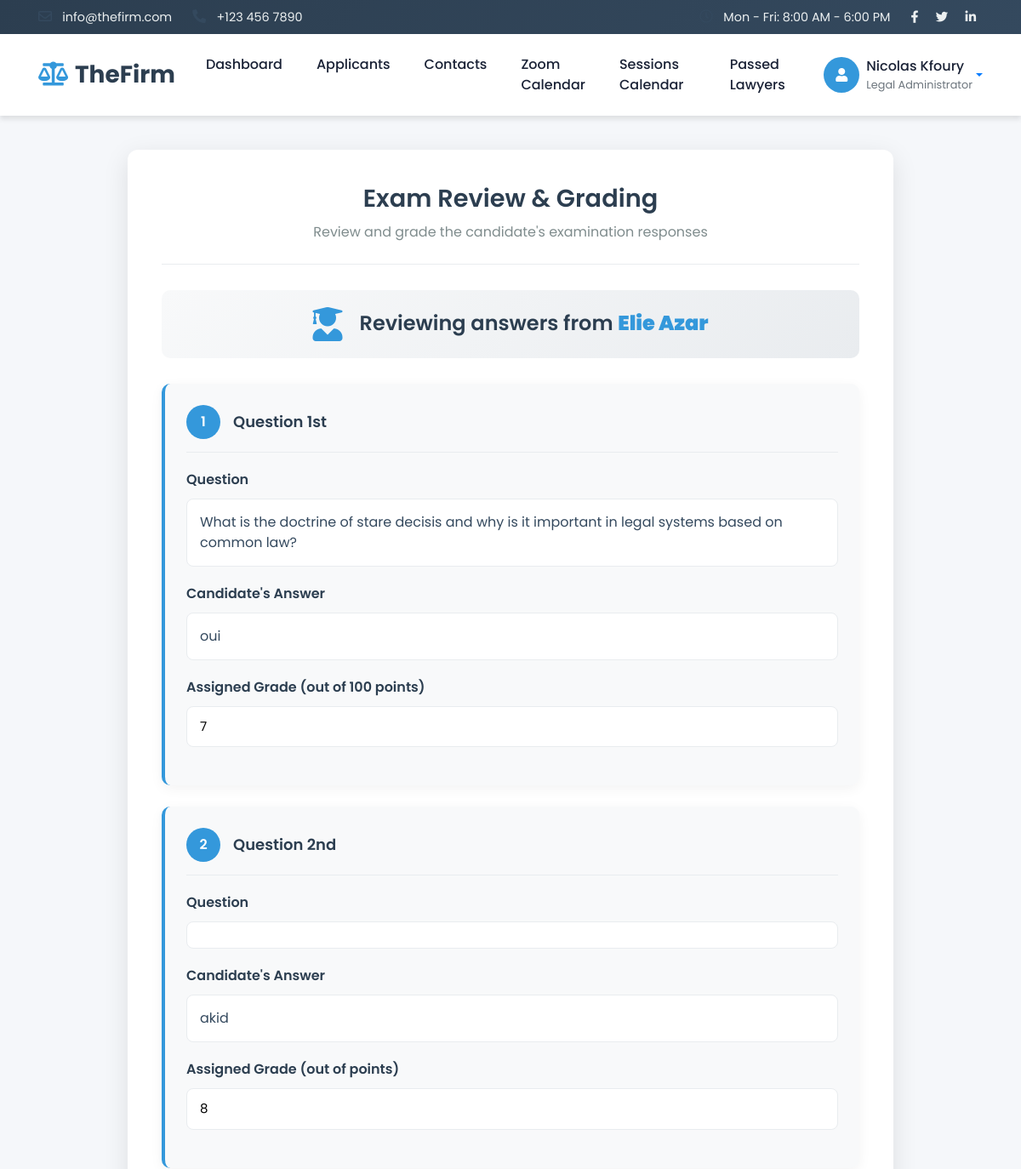
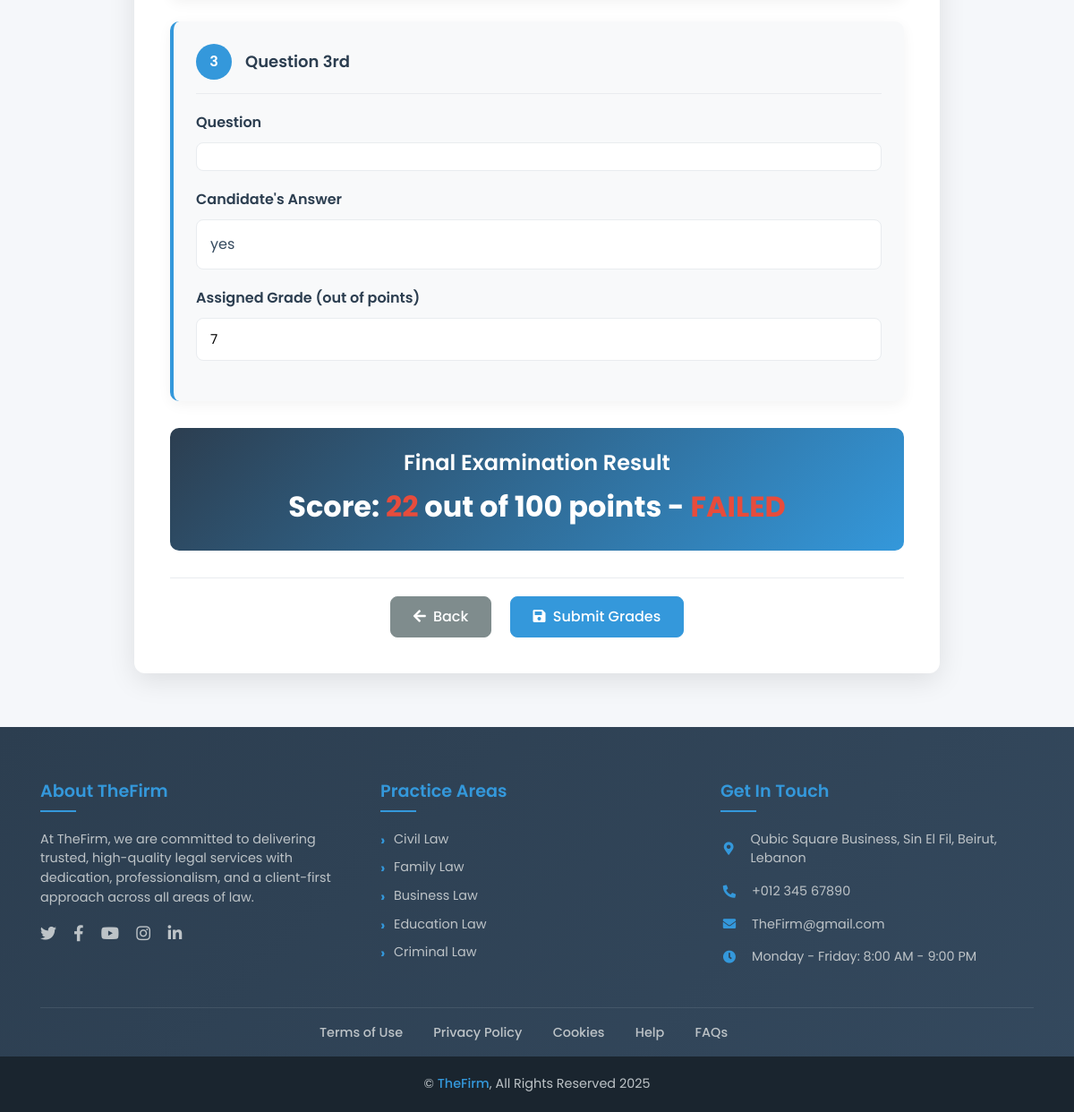
The app's page /admin/quizanswers.php?id=7 (signed in) with its own data (2 pictures, top to bottom).
### tables this page shows
CREATE TABLE `user` (
  `id` int(50) NOT NULL,
  `fname` varchar(255) NOT NULL,
  `lname` varchar(255) NOT NULL,
  `email` varchar(255) NOT NULL,
  `password` varchar(255) NOT NULL,
  `address` varchar(255) NOT NULL,
  `phonenum` int(9) NOT NULL,
  `image` varchar(255) NOT NULL,
  `role` int(1) NOT NULL,
  `status` enum('Unverified','Unrestricted','Restricted','') NOT NULL DEFAULT 'Unverified'
);

CREATE TABLE `answers` (
  `id` int(50) NOT NULL,
  `answer` varchar(255) NOT NULL,
  `grade` int(50) NOT NULL,
  `questid` int(50) NOT NULL,
  `userid` int(50) NOT NULL
);

CREATE TABLE `question` (
  `id` int(50) NOT NULL,
  `given` varchar(255) NOT NULL,
  `grade` int(50) NOT NULL,
  `quizid` int(50) NOT NULL
);

### admin/quizanswers.php (the view, shortened to what this page needs)
<!DOCTYPE html>
<html lang="en">
<head>
    <link href="https://stackpath.bootstrapcdn.com/bootstrap/4.4.1/css/bootstrap.min.css" rel="stylesheet">
    <link href="https://cdnjs.cloudflare.com/ajax/libs/font-awesome/5.15.3/css/all.min.css" rel="stylesheet">
    <link href="lib/animate/animate.min.css" rel="stylesheet">
    <link href="lib/owlcarousel/assets/owl.carousel.min.css" rel="stylesheet">
    <link href="../css/admincss.css" rel="stylesheet">
</head>
<body>
    <?php include 'header.php'; ?>
    <?php
    $userid = $_GET['id'];
    $sql4 = "SELECT * FROM `user` WHERE id='$userid'";
    $res4 = $conn->query($sql4);
    $row4 = $res4->fetch_assoc();
    $fname = $row4['fname'];
    $lname = $row4['lname'];
    $sql2 = "SELECT * FROM `quiz` ORDER BY id DESC LIMIT 1";
    $res2 = $conn->query($sql2);
    $row2 = $res2->fetch_assoc();
    $quizid = $row2['id'];
    $status = $row2['status'];
    if ($status == 'Pending') {
    ?>
        <div class="container py-5">
            <div class="empty-state">
                <i class="fas fa-hourglass-half"></i>
                <h2>Exam Not Yet Available for Review</h2>
                <p>This examination is still in progress. You'll be able to review and grade the responses once the exam period concludes.</p>
                <a href="accepted.php" class="btn btn-primary">
                    <i class="fas fa-arrow-left mr-2"></i> Return to Applicants
                </a>
            </div>
        </div>
    <?php
        exit;
    } else {
        $sql = "SELECT * FROM `question` WHERE quizid='$quizid'";
        $res = $conn->query($sql);
        $sql3 = "SELECT * FROM `answers` WHERE userid='$userid'";
        $res3 = $conn->query($sql3);
    ?>
        <div class="container">
            <div class="exam-container">
                <div class="exam-header">
                    <h1>Exam Review & Grading</h1>
                    <p>Review and grade the candidate's examination responses</p>
                </div>
                <div class="candidate-info">
                    <i class="fas fa-user-graduate"></i>
                    <h2>Reviewing answers from <strong><?= htmlspecialchars($fname . " " . $lname); ?></strong></h2>
                </div>
                <?php
                if ($res3->num_rows > 0) {
                ?>
                    <form action="grade.php" method="post">
                        <?php
                        $counter = 1;
                        while ($row3 = $res3->fetch_assoc()) {
                            $answers = $row3['answer'];
                            $grades = $row3['grade'];
                            $row = $res->fetch_assoc();
                            $question = $row['given'];
                            $grade = $row['grade'];
                            $questid = $row['id'];
                            if ($grades == 0) {
                        ?>
                                <div class="question-card">
                                    <div class="question-header">
                                        <div class="question-number"><?= $counter ?></div>
                                        <h3 class="question-title">Question <?= $counter . getOrdinalSuffix($counter) ?></h3>
                                    </div>
                                    <div class="question-section">
                                        <label class="question-label">Question</label>
                                        <div class="question-content">
                                            <?= nl2br(htmlspecialchars($question)); ?>
                                        </div>
                                        <input type="hidden" name="userid" value="<?= $userid; ?>">
                                        <input type="hidden" name="questid[]" value="<?= $questid; ?>">
                                    </div>
                                    <div class="question-section">
                                        <label class="question-label">Candidate's Answer</label>
                                        <div class="question-content">
                                            <?= nl2br(htmlspecialchars($answers)); ?>
                                        </div>
                                        <textarea name="answer[]" class="d-none"><?= htmlspecialchars($answers); ?></textarea>
                                        <textarea name="question[]" class="d-none"><?= htmlspecialchars($question); ?></textarea>
                                    </div>
                                    <div class="question-section">
                                        <label class="question-label">Assign Grade (out of <?= $grade; ?> points)</label>
                                        <div class="grade-input">
                                            <input type="number" name="grade[]" min="0" max="<?= $grade; ?>" placeholder="Enter grade..." required>
                                        </div>
                                    </div>
                                </div>
                            <?php
                            } else {
                            ?>
                                <div class="question-card">
                                    <div class="question-header">
                                        <div class="question-number"><?= $counter ?></div>
                                        <h3 class="question-title">Question <?= $counter . getOrdinalSuffix($counter) ?></h3>
                                    </div>
                                    <div class="question-section">
                                        <label class="question-label">Question</label>
                                        <div class="question-content">
                                            <?= nl2br(htmlspecialchars($question)); ?>
                                        </div>
                                    </div>
                                    <div class="question-section">
                                        <label class="question-label">Candidate's Answer</label>
                                        <div class="question-content">
                                            <?= nl2br(htmlspecialchars($answers)); ?>
                                        </div>
                                    </div>
                                    <div class="question-section">
                                        <label class="question-label">Assigned Grade (out of <?= $grade; ?> points)</label>
                                        <div class="grade-input">
                                            <input type="number" name="grade[]" min="0" max="<?= $grade; ?>" value="<?= htmlspecialchars($grades); ?>" required>
                                        </div>
                                    </div>
                                </div>
                            <?php
                            }
                            $counter++;
                        }
                        $sql6 = "SELECT SUM(grade) as sum FROM `answers` WHERE userid='$userid'";
                        $res6 = $conn->query($sql6);
                        if ($res6->num_rows > 0) {
                            $row6 = $res6->fetch_assoc();
                            $sum = $row6['sum'];
                            $sql7 = "SELECT grade FROM `question` WHERE quizid='$quizid'";
                            $res7 = $conn->query($sql7);
                            $totalPossible = 0;
                            while ($row7 = $res7->fetch_assoc()) {
                                $totalPossible += $row7['grade'];
                            }
                            $half = $totalPossible / 2;
                            $resultText = ($sum > $half) ? "PASSED" : "FAILED";
                            $resultClass = ($sum > $half) ? "passed" : "failed";
                            ?>
                            <div class="result-summary">
                                <h2>Final Examination Result</h2>
                                <p class="grade">Score: <span class="<?= $resultClass ?>"><?= $sum ?></span> out of <?= $totalPossible ?> points - <span class="<?= $resultClass ?>"><?= $resultText ?></span></p>
                            </div>
                        <?php
                        }
                        ?>
                        <div class="grade-actions">
                            <a href="accepted.php" class="btn btn-secondary mr-3">
                                <i class="fas fa-arrow-left mr-1"></i> Back
                            </a>
                            <button type="submit" class="btn btn-primary">
                                <i class="fas fa-save mr-1"></i> Submit Grades
                            </button>
                        </div>
                    </form>
                <?php
                }
                ?>
            </div>
        </div>
    <?php
    }
    ?>
    <?php include 'footer.php'; ?>
    <?php
    function getOrdinalSuffix($number)
    {
        if (!in_array(($number % 100), [11, 12, 13])) {
            switch ($number % 10) {
                case 1:
                    return "st";
                case 2:
                    return "nd";
                case 3:
                    return "rd";
            }
        }
        return "th";
    }
    ?>
</body>
</html>

### css/admincss.css (style rules this page uses)
:root { --primary: #2c3e50; --secondary: #3498db; --accent: #e74c3c; --light: #ecf0f1; --dark: #2c3e50; --success: #27ae60; --warning: #f39c12; --danger: #c0392b; --text: #34495e; --text-light: #7f8c8d; --text-primary: #34495e; --text-secondary: #7f8c8d; --shadow: 0 4px 6px rgba(0, 0, 0, 0.1); --transition: all 0.3s ease; }
body { font-family: 'Poppins', sans-serif; background-color: #f5f7fa; color: var(--text-primary); }
.form-control, .btn { border-radius: 8px; }
.btn-primary { background: #3498db; border-color: #3498db; font-weight: 500; padding: 10px 20px; transition: var(--transition); }
.btn { font-weight: 500; padding: 8px 18px; border-radius: 6px; transition: var(--transition); }

### admin/quizanswers.php (style rules this page uses)
.exam-container { background: white; border-radius: 12px; box-shadow: 0 8px 30px rgba(0, 0, 0, 0.1); padding: 40px; margin: 40px auto; max-width: 900px; }
.exam-header { text-align: center; margin-bottom: 30px; padding-bottom: 25px; border-bottom: 1px solid #e9ecef; }
.exam-header h1 { color: #2c3e50; font-size: 1.8rem; font-weight: 600; margin-bottom: 10px; }
.exam-header p { color: #7f8c8d; margin-bottom: 0; }
.candidate-info { background: linear-gradient(135deg, #f8f9fa 0%, #e9ecef 100%); border-radius: 10px; padding: 20px; margin-bottom: 30px; display: flex; align-items: center; justify-content: center; }
.candidate-info i { font-size: 2.5rem; color: #3498db; margin-right: 20px; }
.candidate-info h2 { font-size: 1.5rem; color: #2c3e50; margin-bottom: 0; font-weight: 600; }
.candidate-info strong { color: #3498db; }
.question-card { background: #f8f9fa; border-radius: 10px; padding: 25px; margin-bottom: 25px; box-shadow: 0 4px 15px rgba(0, 0, 0, 0.05); border-left: 4px solid #3498db; }
.question-header { display: flex; align-items: center; margin-bottom: 20px; border-bottom: 1px solid #e9ecef; padding-bottom: 15px; }
.question-number { width: 40px; height: 40px; border-radius: 50%; background: #3498db; color: white; display: flex; align-items: center; justify-content: center; font-weight: 600; margin-right: 15px; flex-shrink: 0; }
.question-title { font-size: 18px; color: #2c3e50; font-weight: 600; margin-bottom: 0; }
.question-section { margin-bottom: 20px; }
.question-label { font-weight: 600; color: #2c3e50; margin-bottom: 10px; display: block; }
.question-content { background: white; border: 1px solid #e9ecef; border-radius: 8px; padding: 15px; }
.grade-input { position: relative; }
.grade-input input { border: 1px solid #e9ecef; border-radius: 8px; padding: 12px 15px; width: 100%; font-size: 15px; transition: border-color 0.3s; }
.grade-actions { text-align: center; margin-top: 30px; padding-top: 20px; border-top: 1px solid #e9ecef; }
.btn-primary { background: #3498db; border-color: #3498db; padding: 10px 25px; font-weight: 500; border-radius: 8px; transition: all 0.3s; }
.btn-secondary { background: #7f8c8d; border-color: #7f8c8d; padding: 10px 25px; font-weight: 500; border-radius: 8px; transition: all 0.3s; }
.result-summary { background: linear-gradient(135deg, #2c3e50 0%, #3498db 100%); color: white; border-radius: 10px; padding: 25px; text-align: center; margin: 30px 0; }
.result-summary h2 { font-size: 1.5rem; margin-bottom: 10px; font-weight: 600; }
.result-summary .grade { font-size: 2rem; font-weight: 700; margin-bottom: 0; }
.result-summary .failed { color: #e74c3c; }

### records on screen
user: fname+lname "Elie Azar"
answers: counter "st", question.given "What is the doctrine of stare decisis and why is it important in legal systems based on common law?", answer "oui", question.grade "100", grade "7"
answers: counter "nd", answer "akid", grade "8"
answers: counter "rd", answer "yes", grade "7"

### other values on screen
$_SESSION['admin']['fullName'] "Nicolas Kfoury"
$sum "22"
$totalPossible "100"
